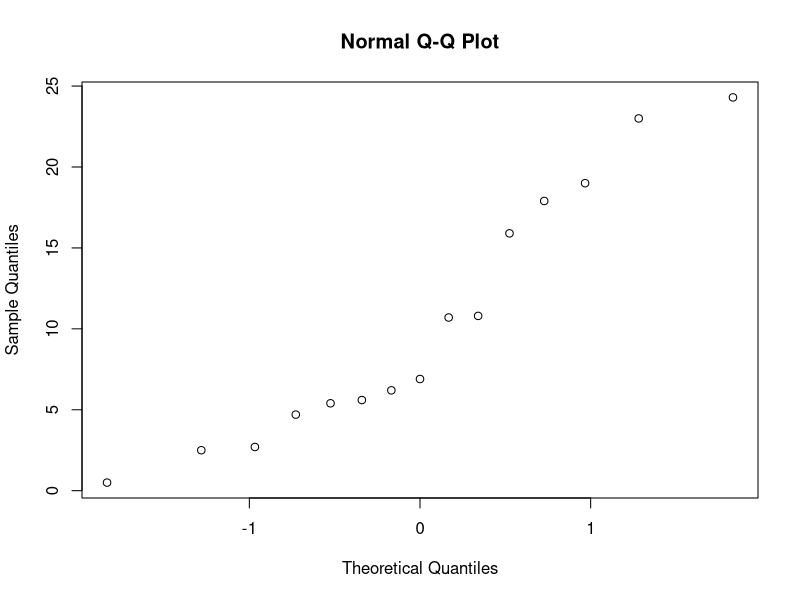
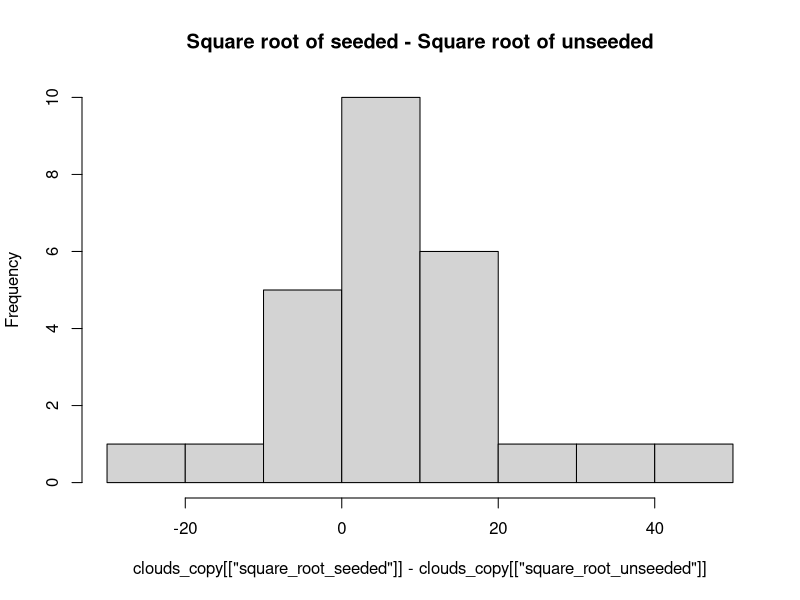
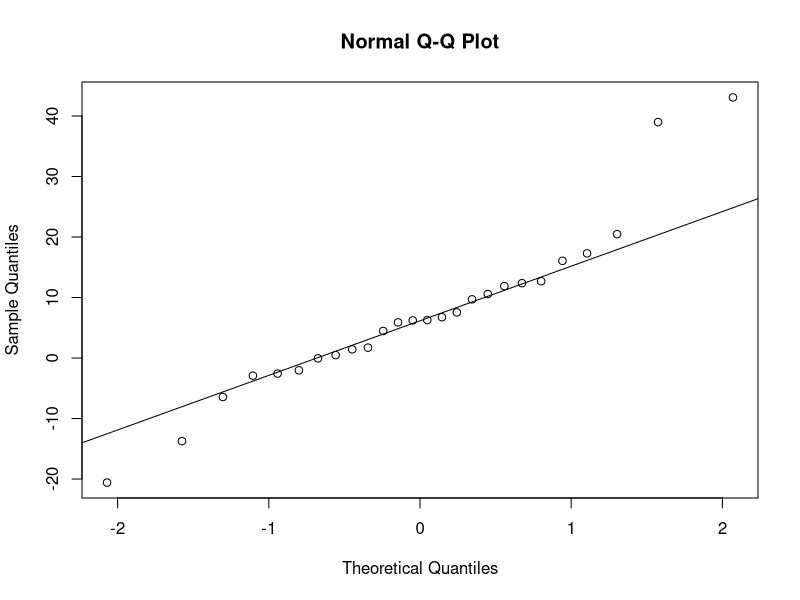
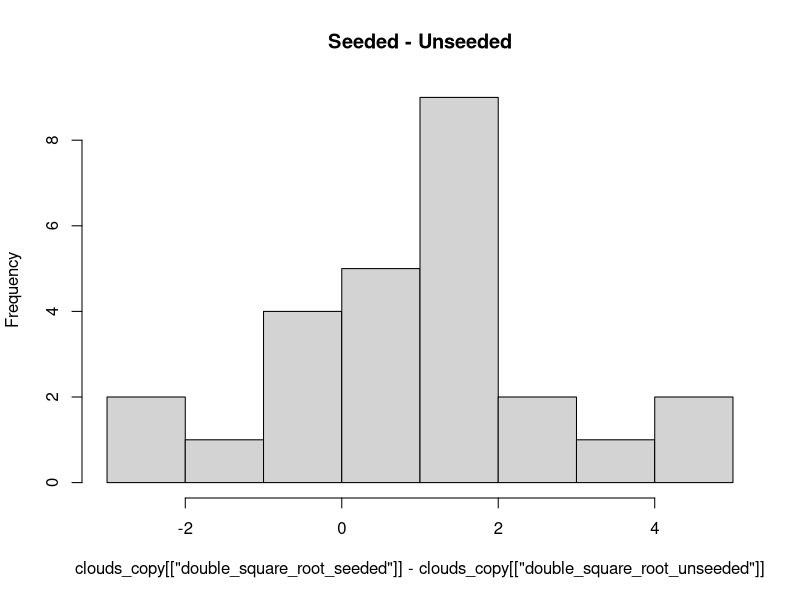
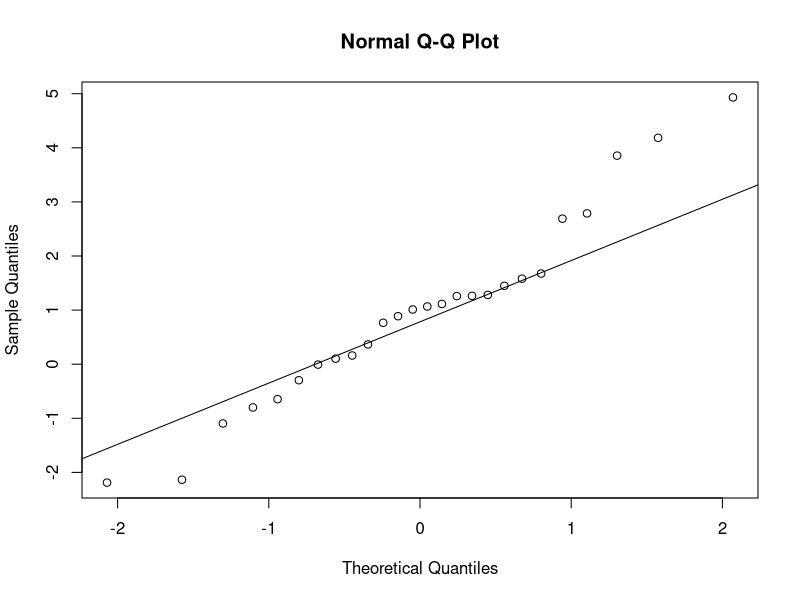
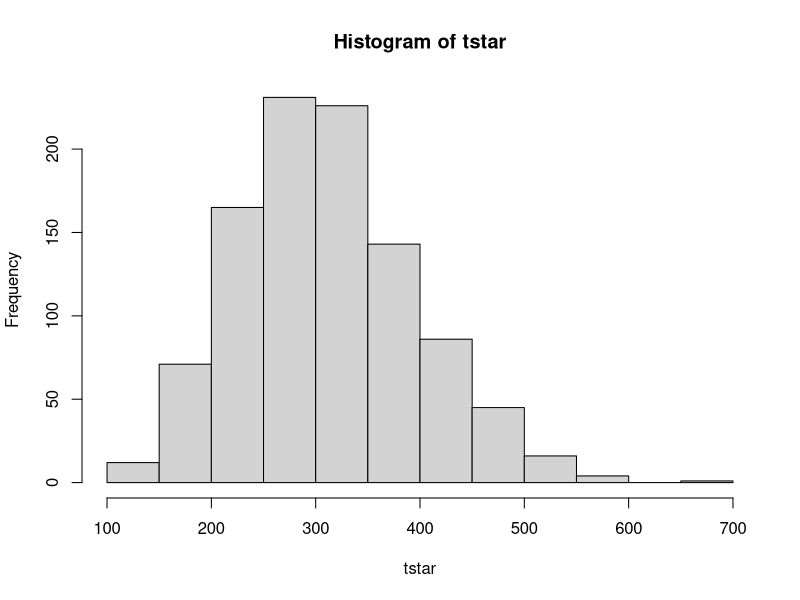
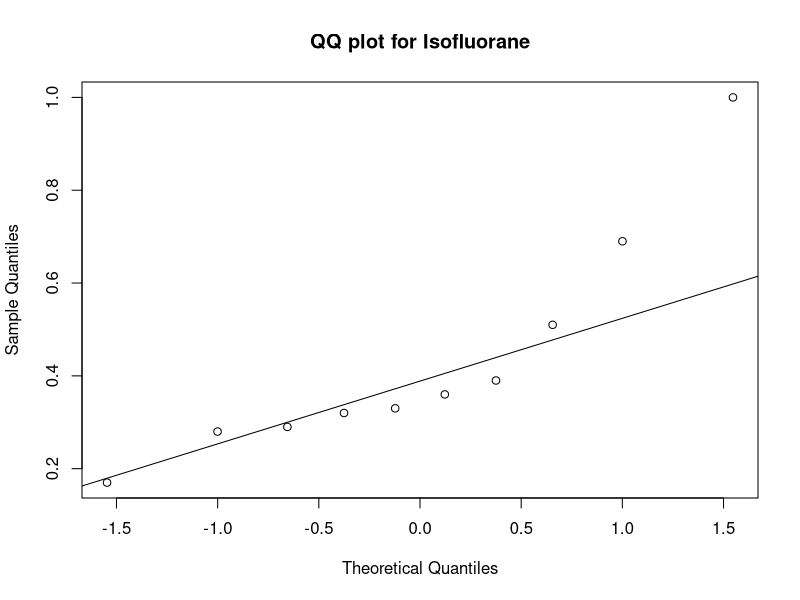
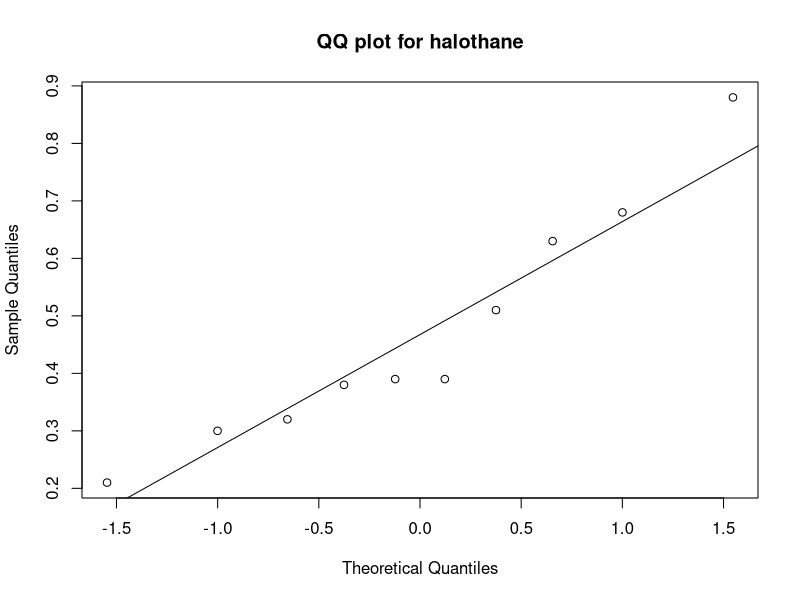

Generate these figures, in order, with R:
## ---- chunk 1
knitr::opts_chunk$set(echo = TRUE)
knitr::opts_chunk$set(out.width='150pt', out.height="125pt", fig.width=3, fig.height=2.5)
## ---- chunk 2
set.seed(1234)
## ---- chunk 3
waiting_times <- c(5.4, 17.9, 19.0, 0.5, 15.9, 2.7, 6.2, 2.5, 4.7, 6.9, 10.8, 24.3, 5.6, 23.0, 10.7)
mu <- mean(waiting_times)
sigma <- sd(waiting_times)
qqnorm(waiting_times)

## ---- chunk 4
shapiro.test(waiting_times)
## ---- chunk 5
n <- length(waiting_times)

alpha <- 0.015
za <- qnorm(1-alpha)
ci <- c(mu -(za/2)*(sigma/sqrt(n)), mu + (za/2)*(sigma/sqrt(n)))
print(ci)

## ---- chunk 6
za2 <- qnorm(1-alpha/2)
n_minimum <- (za2^2*sigma^2)/1
print(n_minimum)
## ---- chunk 7

B = 1000
Tstar = numeric(B)
for(i in 1:B){
  Xstar <- sample(waiting_times, replace = TRUE)
  Tstar[i] <- mean(Xstar)}
Tstar015 <- quantile(Tstar, 0.015)
Tstar985 <- quantile(Tstar, 0.985)
sum(Tstar <Tstar015)
boodstrap <- c(2*mu-Tstar985,2*mu-Tstar015)
print(boodstrap)
## ---- chunk 8
ttest = t.test(waiting_times,mu=15,alt="less")
print(ttest)
n = 10
binom.test(sum(waiting_times<15), n)
## ---- chunk 9
B=1000
n<-length(waiting_times)
psign<-numeric(B)
pttest<-numeric(B)
for(i in 1:B) {
  x = sample(waiting_times, replace = TRUE)
  pttest[i]<-t.test(x, mu=13)[[3]] ## extract p-value
  psign[i]<-binom.test(sum(x=13), n, p=0.5)[[3]]
}
sum(psign<0.05)/B
sum(pttest<0.05)/B

for(i in 1:B) {
  x = sample(waiting_times, replace = TRUE)
  pttest[i]<-t.test(x, mu=14)[[3]] ## extract p-value
  psign[i]<-binom.test(sum(x=14), n, p=0.5)[[3]]
}
sum(psign<0.05)/B
sum(pttest<0.05)/B
## ---- chunk 10
men <- c(0,0,0,1,1,1,1)
women <- c(0,0,1,1,1,1,1,1)
t.test(men, women)
## ---- chunk 11
clouds <- read.csv("clouds.txt", sep="")
t.test(clouds[1:26,1], clouds[1:26,2])
wilcox.test(clouds[1:26,1], clouds[1:26,2])
ks.test(clouds[1:26,1], clouds[1:26,2])
## ---- chunk 12
clouds <- read.csv("clouds.txt", sep="")
is.data.frame(clouds)
clouds_copy <- data.frame(clouds)
clouds_copy$square_root_seeded ='^'(clouds_copy$seeded,1/2)
clouds_copy$square_root_unseeded ='^'(clouds_copy$unseeded,1/2)
clouds_copy$double_square_root_seeded='^'(clouds_copy$square_root_seeded,1/2)
clouds_copy$double_square_root_unseeded='^'(clouds_copy$square_root_unseeded,1/2)
#View(clouds_copy)

## ---- chunk 13
# FOR NORMALITY CHECK
hist(clouds_copy[['square_root_seeded']] - clouds_copy[['square_root_unseeded']],main="Square root of seeded - Square root of unseeded")

## ---- chunk 14
# FOR NORMALITY CHECK
qqnorm(clouds_copy[['square_root_seeded']]-clouds_copy[['square_root_unseeded']]); qqline(clouds_copy[['square_root_seeded']]-clouds_copy[['square_root_unseeded']])
## ---- chunk 15
# T-test for two paired samples - root
t.test(clouds_copy[['square_root_seeded']],clouds_copy[['square_root_unseeded']],paired=TRUE)

## ---- chunk 16
## Mann-Whitnney Test
wilcox.test(clouds_copy[['square_root_seeded']],clouds_copy[['square_root_unseeded']])
## ---- chunk 17
## kolmogorov - smirnov Test
ks.test(clouds_copy[['square_root_seeded']],clouds_copy[['square_root_unseeded']])
# p-value is less than 0.05 therefore, H0  rejected

## ---- chunk 18
# FOR NORMALITY CHECK
hist(clouds_copy[['double_square_root_seeded']]-clouds_copy[['double_square_root_unseeded']],main='Seeded - Unseeded')

## ---- chunk 19
# FOR NORMALITY CHECK
qqnorm(clouds_copy[['double_square_root_seeded']]-clouds_copy[['double_square_root_unseeded']])
qqline(clouds_copy[['double_square_root_seeded']]-clouds_copy[['double_square_root_unseeded']])
## ---- chunk 20
# T-test for two paired samples - double root
t.test(clouds_copy[['double_square_root_seeded']],clouds_copy[['double_square_root_unseeded']],paired=TRUE)
## ---- chunk 21
## Mann-Whitnney Test
wilcox.test(clouds_copy[['double_square_root_seeded']],clouds_copy[['double_square_root_unseeded']])
## ---- chunk 22
## kolmogorov - smirnov Test
ks.test(clouds_copy[['double_square_root_seeded']],clouds_copy[['double_square_root_unseeded']])

## ---- chunk 23
#Calculate the  mean
mean_estimator = mean(clouds$seeded)
std_dev_estimator = sd(clouds$seeded)
n = 26
sqrt(n)
t_0.025 = 2.05954 
c_i_lower = mean_estimator - t_0.025*std_dev_estimator/sqrt(n)
c_i_upper = mean_estimator + t_0.025*std_dev_estimator/sqrt(n)
c_i_lower
c_i_upper

## ---- chunk 24
t.test(clouds[['seeded']],mu = 0)
estimator_lambda = 1/mean_estimator
ci_lower = 1/704.8432
ci_upper = 1/179.1260
estimator_lambda
ci_lower
ci_upper
## ---- chunk 25
T = median(clouds[['seeded']])
T
B=1000
tstar=numeric(B)
n=26

for (i in 1:B){
  xstar=rexp(n,estimator_lambda)
  tstar[i]=median(xstar)}
hist(tstar)


## ---- chunk 26
pl=sum(tstar<T)/B; pr=sum(tstar>T)/B; p=2*min(pl,pr)
pl;pr;p
## ---- chunk 27
## kolmogorov - smirnov Test
ks.test(x = clouds[['seeded']], y = "pexp", rate = estimator_lambda)
## ---- chunk 28
# Left tailed
# null hypothesis : median >= 300
# Alternate : median < 300
n = 26
x = sum(clouds[['seeded']] < 300 )
x
binom.test(x,n,p=0.5)
## ---- chunk 29
num_less_30 = sum(clouds[['seeded']] < 30 )
n=26
binom.test(num_less_30,n,p=0.25,alternative="less")
## ---- chunk 30
dogs <- read.csv("dogs.txt", sep="")
is.data.frame(dogs)
## ---- chunk 31
# FOR NORMALITY CHECK
qqnorm(dogs[,1], main="QQ plot for Isofluorane"); qqline(dogs[,1])
## ---- chunk 32
shapiro.test(dogs[,1])
## ---- chunk 33
qqnorm(dogs[,2], main="QQ plot for halothane"); qqline(dogs[,2])

## ---- chunk 34
shapiro.test(dogs[,2])
## ---- chunk 35
qqnorm(dogs[,3],main = "QQ plot for cyclopropane"); qqline(dogs[,3])
## ---- chunk 36
shapiro.test(dogs[,3])
## ---- chunk 37
## correlation isofluorane and halothane
cor.test(dogs[['isofluorane']],dogs[['halothane']],method="spearman")

## ---- chunk 38
qqnorm(dogs[,1]-dogs[,2] , main = "QQ plot for (Isofluorane - Halothane)")
qqline(dogs[,1]-dogs[,2])
## ---- chunk 39
shapiro.test(dogs[,1]-dogs[,2])
## ---- chunk 40
t.test(dogs[,1],dogs[,2],paired=TRUE)
## ---- chunk 41
boxplot(dogs[,1],dogs[,2],names=c("isoflurane","halothane"))

## ---- chunk 42
mystat=function(x,y) {mean(x-y)}
B=1000; tstar=numeric(B)
for (i in 1:B) {
  dogstar=t(apply(cbind(dogs[,1],dogs[,2]),1,sample))
  tstar[i]=mystat(dogstar[,1],dogstar[,2]) }

myt=mystat(dogs[,1],dogs[,2])
#myt
hist(tstar)

## ---- chunk 43
pl=sum(tstar<myt)/B
pr=sum(tstar>myt)/B
p=2*min(pl,pr)
p
## ---- chunk 44
dogsframe=data.frame(yield=as.vector(as.matrix(dogs)),variety=factor(rep(1:3,each=10)))

is.factor(dogsframe$variety); is.numeric(dogsframe$variety)

dogsanova=lm(yield~variety,data=dogsframe)
anova(dogsanova)
## ---- chunk 45
qqnorm(residuals(dogsanova),main = "QQ plot of estimated erros") 
## ---- chunk 46
plot(fitted(dogsanova),residuals(dogsanova))
## ---- chunk 47

#isoflurane
mean(dogs[,1])
#halothane
mean(dogs[,2])
#cyclopropane
mean(dogs[,3])

## ---- chunk 48
kruskal.test(yield~variety,data=dogsframe)
## ---- chunk 49
data=read.table(file="hemoglobin.txt",header=TRUE)
data_random = data[sample(nrow(data)),]
## ---- chunk 50
aov_model = aov(hemoglobin ~ rate * method, data=data_random)
summary(aov_model)
## ---- chunk 51
rate_3 = subset(data_random, rate==3)
rate_3_A = subset(rate_3, method=="A")
mean = mean(rate_3_A$hemoglobin)
print(paste0("Mean of rate 3 method A: ", mean))
## ---- chunk 52
rate_1 = subset(data_random, rate==1)
rate_2 = subset(data_random, rate==2)
rate_4 = subset(data_random, rate==4)

mean_1 = mean(rate_4$hemoglobin)
mean_2 = mean(rate_4$hemoglobin)
mean_3 = mean(rate_4$hemoglobin)
mean_4 = mean(rate_4$hemoglobin)

print(paste0("Mean of rate 1: ", mean_1))
print(paste0("Mean of rate 2: ", mean_2))
print(paste0("Mean of rate 3: ", mean_3))
print(paste0("Mean of rate 4: ", mean_4))
## ---- chunk 53
anova_one = aov(hemoglobin ~ rate, data=data_random)
summary(anova_one)
## ---- chunk 54
cream <- read.csv("cream.txt", sep="")
is.vector(cream$acidity)

cream$batch = as.factor(cream$batch)
cream$position = as.factor(cream$position)
cream$starter = as.factor(cream$starter)

creamanov = lm(acidity~batch+position+starter,data=cream)
creamanov_results = anova(creamanov)
summary(creamanov_results)
## ---- chunk 55
creamanov = lm(acidity~batch+starter,data=cream)
creamanov_results = anova(creamanov)
summary(creamanov_results)
## ---- chunk 56
friedman.test(cream$acidity, cream$batch, cream$starter,data=cream)
## ---- chunk 57
library(lme4)
creamlmer = lmer(acidity~(1|batch)+starter,data=cream, REML=FALSE)
summary(creamlmer)
creamlmer1 = lmer(acidity~(1|batch),data=cream, REML=FALSE)
anova(creamlmer, creamlmer1)
